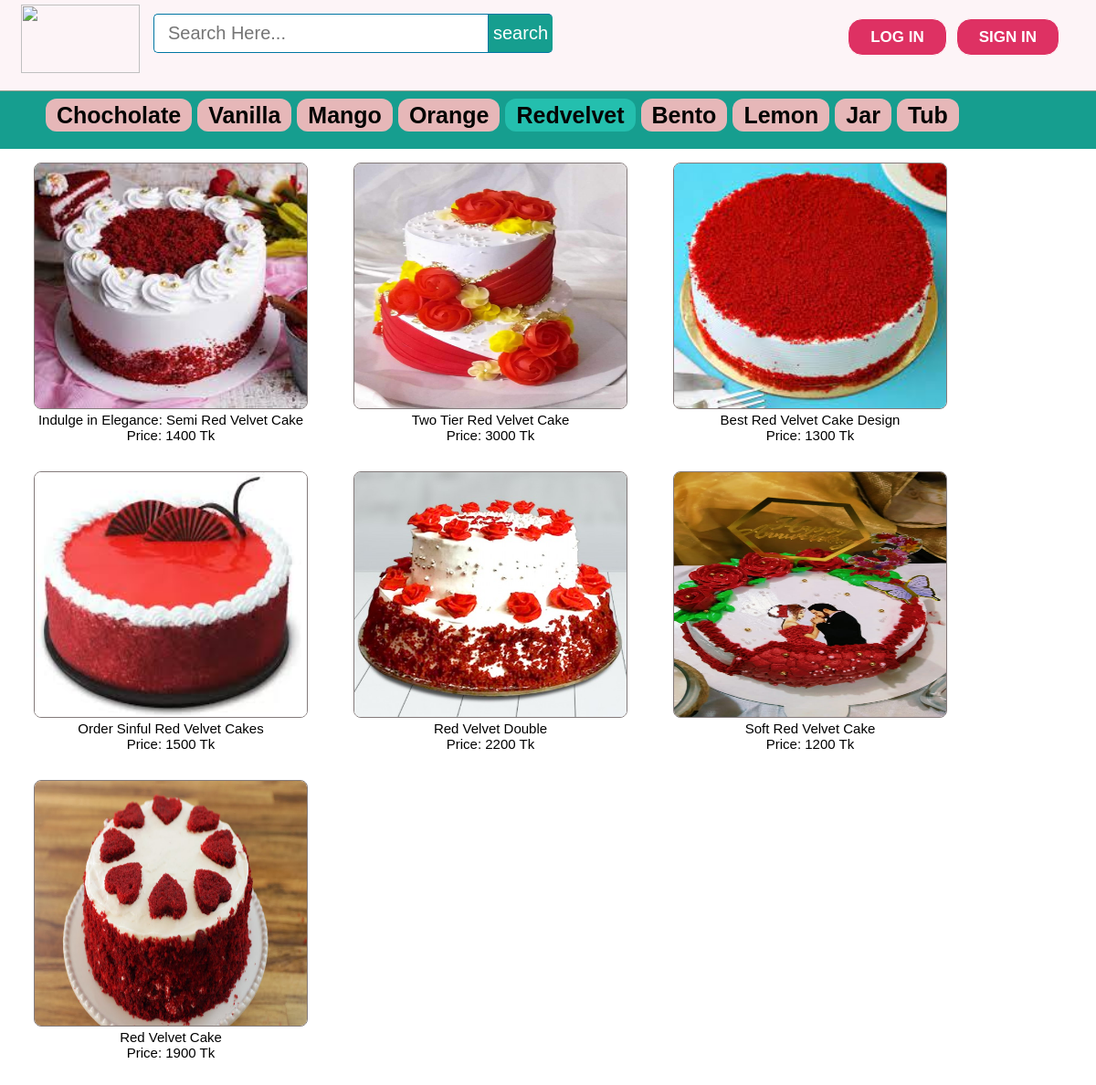
Page /OurProducts/redVelvet.php on the committed database.
### tables this page shows
CREATE TABLE `products` (
  `id` int(11) NOT NULL,
  `pName` varchar(100) NOT NULL,
  `price` int(11) NOT NULL,
  `piece` int(11) NOT NULL,
  `description` text NOT NULL,
  `available` int(11) NOT NULL,
  `category` varchar(100) NOT NULL,
  `type` varchar(100) NOT NULL,
  `item` varchar(100) NOT NULL,
  `pCode` varchar(20) NOT NULL,
  `picture` text NOT NULL
);

### OurProducts/redVelvet.php (the view, shortened to what this page needs)
<?php include ( "../inc/connect.inc.php" ); ?>
<!DOCTYPE html>
<html>
<head>
	<link rel="stylesheet" type="text/css" href="../css/style.css">
</head>
<body>
	<?php include ( "../inc/mainheader.inc.php" ); ?>
	<div class="categolis">
		<table>
			<tr>
				<th>
					<a href="chocholate.php" style="text-decoration: none;color: #040403;padding: 4px 12px;background-color: #e6b7b8;border-radius: 12px;">Chocholate</a>
				</th>
				<th><a href="vanilla.php" style="text-decoration: none;color: #040403;padding: 4px 12px;background-color: #e6b7b8;border-radius: 12px;">Vanilla</a></th>
				<th><a href="mango.php" style="text-decoration: none;color: #040403;padding: 4px 12px;background-color: #e6b7b8;border-radius: 12px;">Mango</a></th>
				<th><a href="orange.php" style="text-decoration: none;color: #040403;padding: 4px 12px;background-color: #e6b7b8;border-radius: 12px;">Orange</a></th>
				<th><a href="redVelvet.php" style="text-decoration: none;color: #040403;padding: 4px 12px;background-color:  #24bfae;border-radius: 12px;">Redvelvet</a></th>
				<th><a href="bento.php" style="text-decoration: none;color: #040403;padding: 4px 12px;background-color:  #e6b7b8;border-radius: 12px;">Bento</a></th>
				<th><a href="lemon.php" style="text-decoration: none;color: #040403;padding: 4px 12px;background-color: #e6b7b8;border-radius: 12px;">Lemon</a></th>
				<th><a href="jar.php" style="text-decoration: none;color: #040403;padding: 4px 12px;background-color: #e6b7b8;border-radius: 12px;">Jar</a></th>
				<th><a href="tub.php" style="text-decoration: none;color: #040403;padding: 4px 12px;background-color: #e6b7b8;border-radius: 12px;">Tub</a></th>
			</tr>
		</table>
	</div>
	<div style="padding: 15px 0px; font-size: 15px; margin: 0 auto; display: table; width: 98%;">
		<div>
		<?php
			$getposts = mysqli_query($con, "SELECT * FROM products WHERE available >='1' AND item ='redvelvet'  ORDER BY id DESC LIMIT 10") or die(mysqlI_error($con));
					if (mysqli_num_rows($getposts)) {
					echo '<ul id="recs">';
					while ($row = mysqli_fetch_assoc($getposts)) {
						$id = $row['id'];
						$pName = $row['pName'];
						$price = $row['price'];
						$picture = $row['picture'];
						echo '
							<ul style="float: left;">
								<li style="float: left; padding: 0px 25px 25px 25px;">
									<div class="home-prodlist-img"><a href="view_product.php?pid='.$id.'">
										<img src="../image/product/redvelvet/'.$picture.'" class="home-prodlist-imgi">
										</a>
										<div style="text-align: center; padding: 0 0 6px 0;"> <span style="font-size: 15px;">'.$pName.'</span><br> Price: '.$price.' Tk</div>
									</div>
								</li>
							</ul>
						';
						}
				}
		?>
		</div>
	</div>
</body>
</html>

### css/style.css (style rules this page uses)
html, body, div, span, applet, object, iframe, h1, h2, h3, h4, h5, h6, p, blockquote, pre, a, abbr, acronym, address, big, cite, code, del, dfn, em, img, ins, kbd, q, s, samp, small, strike, strong, sub, sup, tt, var, b, u, i, center, dl, dt, dd, ol, ul, li, fieldset, form, label, legend, table, caption, tbody, tfoot, thead, tr, th, td, article, aside, canvas, details, embed, figure, figcaption, footer, header, hgroup, menu, nav, output, ruby, section, summary, time, mark, audio, video { margin: 0; padding: 0; border: 0; font: inherit; vertical-align: baseline; box-sizing: border-box; }
body { line-height: normal; }
ol, ul { list-style: none; }
table { border-collapse: collapse; border-spacing: 0; }
* { margin: 0px; padding: 0px; }
body, button, input, label, select, td, textarea { font-family: Arial, Helvetica, tahoma,verdana,arial,sans-serif; font-size: 12px; }
body { width: 100%; position: relative; background-color: #ffffff; min-width: 1080px; }
.home-prodlist-imgi { height: 270px; width: 300px; padding: 0px; border: 1px solid #847b7b; border-radius: 8px; }
.categolis { line-height: 1.3; font-weight: bold; color: #fff; padding: 110px 0px 20px 50px; background-color: #169e8f; text-align: center; font-size: 25px; }
.categolis table tbody tr th { padding: 0px 6px 0px 0px; }

### rows in the picture
products: picture (picture), pName "Indulge in Elegance: Semi Red Velvet Cake", price "1400"
products: picture (picture), pName "Two Tier Red Velvet Cake", price "3000"
products: picture (picture), pName "Best Red Velvet Cake Design", price "1300"
products: picture (picture), pName "Order Sinful Red Velvet Cakes", price "1500"
products: picture (picture), pName "Red Velvet Double", price "2200"
products: picture (picture), pName "Soft Red Velvet Cake", price "1200"
products: picture (picture), pName "Red Velvet Cake", price "1900"
